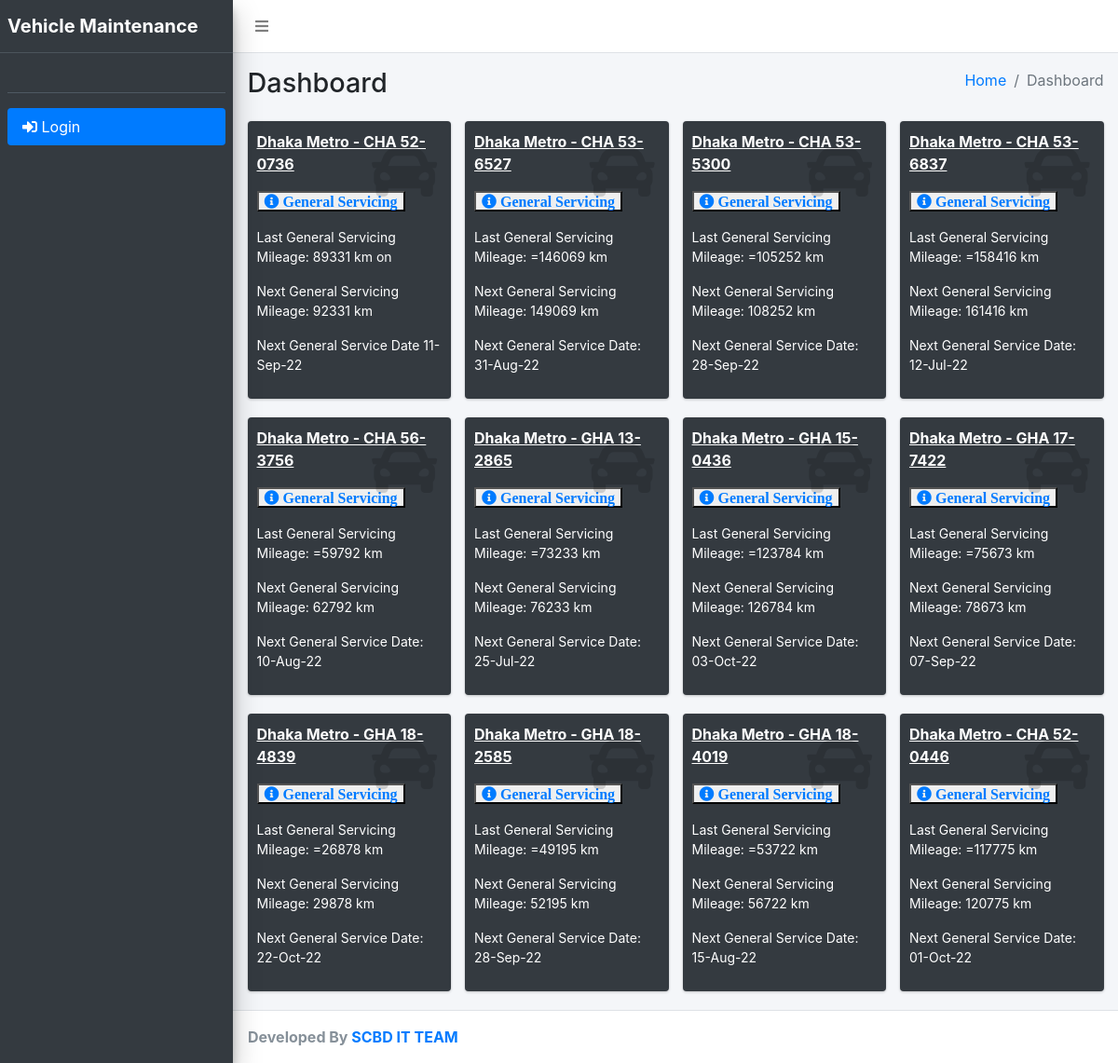
Before: / with the older database file.
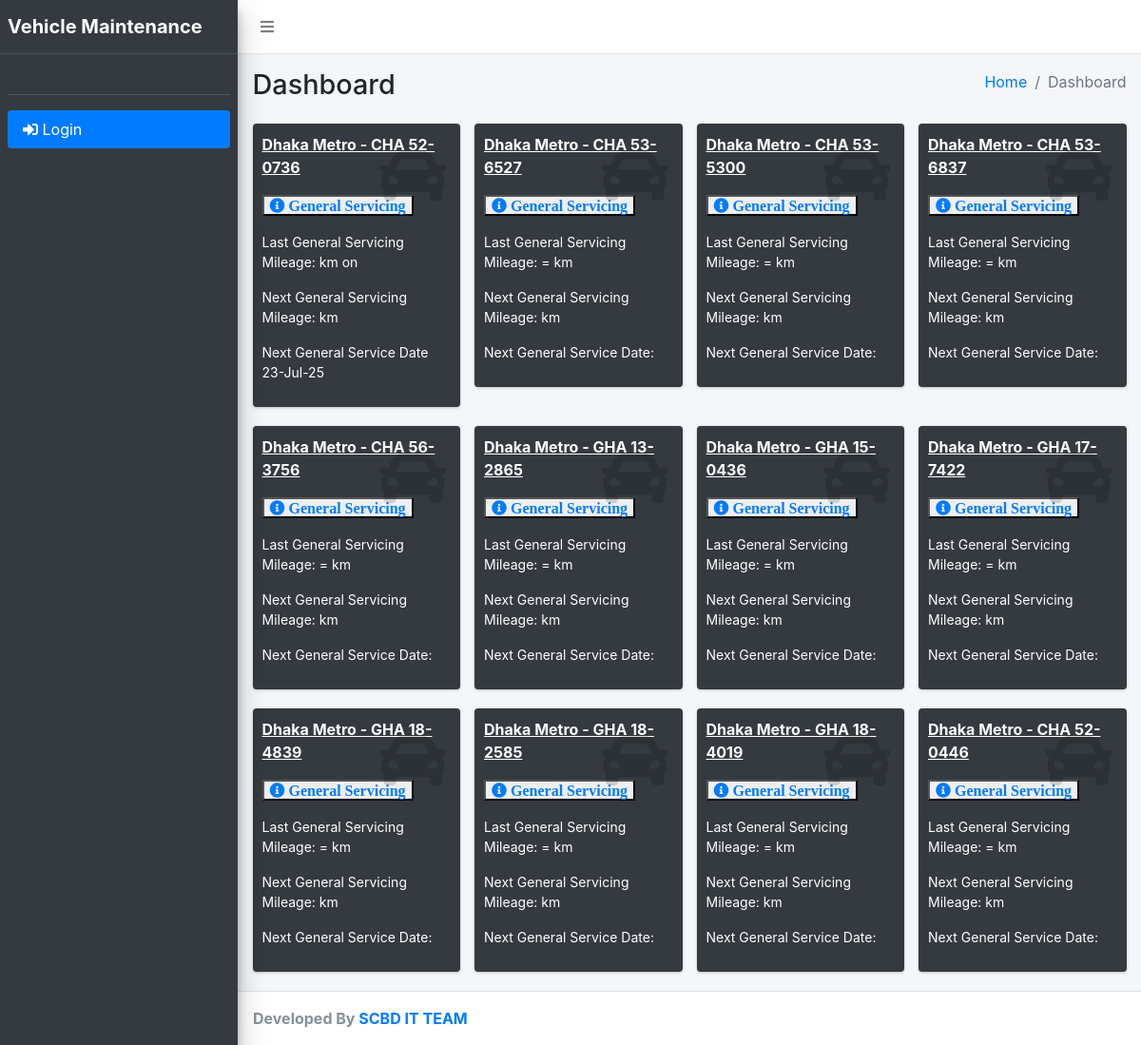
After: the same page with the newer database file.
### tables this page shows
CREATE TABLE `maintenance_forms` (
  `id` int NOT NULL,
  `vehicle_id` int NOT NULL,
  `driver_id` int NOT NULL,
  `project_id` int NOT NULL,
  `type_id` int NOT NULL,
  `previous_reading` varchar(100) NOT NULL,
  `current_reading` varchar(100) NOT NULL,
  `problems` longtext NOT NULL,
  `previous_date` varchar(100) NOT NULL,
  `curr_date` varchar(100) NOT NULL,
  `recommender_id` int NOT NULL,
  `approver_id` int NOT NULL,
  `repair_cost` varchar(100) DEFAULT NULL,
  `vendor` varchar(255) DEFAULT NULL,
  `submit_at` varchar(100) NOT NULL
);

### index.php (the view, shortened to what the rows shown need)
<?php
require_once('header.php');
require_once('layouts/class/dashboard.php');
$obj = new Dash;
$view1 = $obj->show_tab1();
$view2 = $obj->show_tab2();
$view3 = $obj->show_tab3();
$view4 = $obj->show_tab4();
$view5 = $obj->show_tab5();
$view6 = $obj->show_tab6();
$view7 = $obj->show_tab7();
$view8 = $obj->show_tab8();
$view9 = $obj->show_tab9();
$view10 = $obj->show_tab10();
$view11 = $obj->show_tab11();
$view12 = $obj->show_tab12();
?>
  <div class="content-wrapper">
    <div class="content-header">
      <div class="container-fluid">
        <div class="row mb-2">
          <div class="col-sm-6">
            <h1 class="m-0">Dashboard</h1>
          </div>
        </div>
      </div>
    </div>
    <section class="content">
      <div class="container-fluid">
        <div class="row">
          <div class="col-lg-3 col-6">
            <div class="small-box text-light bg-dark">
              <div class="inner">
               <p><u><b>Dhaka Metro - CHA 52-0736</b></u></p>
                  <?php
                  $value = "3000";
                  $rows = mysqli_fetch_array($view1);
                  ?>
                 <p><button class="fa fa-info-circle text-primary userinfo" data-id='<?php echo $rows["id"]?>' data-toggle="modal" data-target="#exampleModal"> General Servicing</button></p>
                <p style="font-size: 14px;">Last General Servicing Mileage: <?php if(isset($rows['current_reading'] )){ echo $rows['current_reading']; }?> km on
                </p>
                <p style="font-size: 14px;">Next General Servicing Mileage: <?php if(isset($rows['current_reading'] )){
                  echo $rows['current_reading'] + $value; }?> km</p>
                <p style="font-size: 14px;">Next General Service Date
                <?php
                  $timeStamp = $rows['curr_date'];
                  $timeStamp = date( "d-M-y", strtotime($timeStamp. '+90 days'));
                  echo $timeStamp;
                ?>
                </p>
              </div>
            </div>
          </div>
          <div class="col-lg-3 col-6">
             <div class="small-box text-light bg-dark">
              <div class="inner">
                <p><u><b>Dhaka Metro - CHA 53-6527</b></u></p>
                 <?php
                  $value = "3000";
                  $rows = mysqli_fetch_array($view2);
                  ?>
                 <p><button class="fa fa-info-circle text-primary userinfo" data-id='<?php echo $rows["id"]?>' data-toggle="modal" data-target="#exampleModal"> General Servicing</button></p>
                <p style="font-size: 14px;">Last General Servicing Mileage: =<?php echo $rows['current_reading'] ?> km</p>
                <p style="font-size: 14px;">Next General Servicing Mileage: <?php if($rows['current_reading'] != null){
                  echo $rows['current_reading'] + $value; }?> km
                </p>
                <p style="font-size: 14px;">Next General Service Date:
                <?php
                $timeStamp = $rows['curr_date'];
                if (isset($timeStamp)) {
                $timeStamp = date( "d-M-y", strtotime($timeStamp. '+90 days'));
                  echo $timeStamp;
                  }
                ?>
                </p>
              </div>
            </div>
          </div>
          <div class="col-lg-3 col-6">
             <div class="small-box text-light bg-dark">
              <div class="inner">
                <p><u><b>Dhaka Metro - CHA 53-5300</b></u></p>
                 <?php
                  $value = "3000";
                  $rows = mysqli_fetch_array($view3);
                  ?>
                 <p><button class="fa fa-info-circle text-primary userinfo" data-id='<?php echo $rows["id"]?>' data-toggle="modal" data-target="#exampleModal"> General Servicing</button></p>
                <p style="font-size: 14px;">Last General Servicing Mileage: =<?php echo $rows['current_reading'] ?> km</p>
                <p style="font-size: 14px;">Next General Servicing Mileage: <?php if($rows['current_reading'] != null){
                  echo $rows['current_reading'] + $value; }?> km
                </p>
                <p style="font-size: 14px;">Next General Service Date:
                <?php
                $timeStamp = $rows['curr_date'];
                if (isset($timeStamp)) {
                $timeStamp = date( "d-M-y", strtotime($timeStamp. '+90 days'));
                  echo $timeStamp;
                  }
                ?>
                </p>
              </div>
            </div>
          </div>
          <div class="col-lg-3 col-6">
             <div class="small-box text-light bg-dark">
              <div class="inner">
                <p><u><b>Dhaka Metro - CHA 53-6837</b></u></p>
                 <?php
                  $value = "3000";
                  $rows = mysqli_fetch_array($view4);
                  ?>
                 <p><button class="fa fa-info-circle text-primary userinfo" data-id='<?php echo $rows["id"]?>' data-toggle="modal" data-target="#exampleModal"> General Servicing</button></p>
                <p style="font-size: 14px;">Last General Servicing Mileage: =<?php echo $rows['current_reading'] ?> km</p>
                <p style="font-size: 14px;">Next General Servicing Mileage: <?php if($rows['current_reading'] != null){
                  echo $rows['current_reading'] + $value; }?> km</p>
                <p style="font-size: 14px;">Next General Service Date:
                <?php
                $timeStamp = $rows['curr_date'];
                if (isset($timeStamp)) {
                $timeStamp = date( "d-M-y", strtotime($timeStamp. '+90 days'));
                  echo $timeStamp;
                  }
                ?>
                </p>
              </div>
            </div>
          </div>
          <div class="col-lg-3 col-6">
             <div class="small-box text-light bg-dark">
              <div class="inner">
                <p><u><b>Dhaka Metro - CHA 56-3756</b></u></p>
                 <?php
                  $value = "3000";
                  $rows = mysqli_fetch_array($view5);
                  ?>
                 <p><button class="fa fa-info-circle text-primary userinfo" data-id='<?php echo $rows["id"]?>' data-toggle="modal" data-target="#exampleModal"> General Servicing</button></p>
                <p style="font-size: 14px;">Last General Servicing Mileage: =<?php echo $rows['current_reading'] ?> km</p>
                <p style="font-size: 14px;">Next General Servicing Mileage: <?php if($rows['current_reading'] != null){
                  echo $rows['current_reading'] + $value; }?> km
                </p>
                <p style="font-size: 14px;">Next General Service Date:
                <?php
                $timeStamp = $rows['curr_date'];
                if (isset($timeStamp)) {
                $timeStamp = date( "d-M-y", strtotime($timeStamp. '+90 days'));
                  echo $timeStamp;
                  }
                ?>
                </p>
              </div>
            </div>
          </div>
          <div class="col-lg-3 col-6">
             <div class="small-box text-light bg-dark">
              <div class="inner">
                <p><u><b>Dhaka Metro - GHA 13-2865</b></u></p>
                 <?php
                  $value = "3000";
                  $rows = mysqli_fetch_array($view6);
                  ?>
                 <p><button class="fa fa-info-circle text-primary userinfo" data-id='<?php echo $rows["id"]?>' data-toggle="modal" data-target="#exampleModal"> General Servicing</button></p>
                <p style="font-size: 14px;">Last General Servicing Mileage: =<?php echo $rows['current_reading'] ?> km</p>
                <p style="font-size: 14px;">Next General Servicing Mileage: <?php if($rows['current_reading'] != null){
                  echo $rows['current_reading'] + $value; }?> km
                </p>
                <p style="font-size: 14px;">Next General Service Date:
                <?php
                $timeStamp = $rows['curr_date'];
                if (isset($timeStamp)) {
                $timeStamp = date( "d-M-y", strtotime($timeStamp. '+90 days'));
                  echo $timeStamp;
                  }
                ?>
                </p>
              </div>
            </div>
          </div>
          <div class="col-lg-3 col-6">
             <div class="small-box text-light bg-dark">
              <div class="inner">
                <p><u><b>Dhaka Metro - GHA 15-0436</b></u></p>
                 <?php
                  $value = "3000";
                  $rows = mysqli_fetch_array($view7);
                  ?>
                 <p><button class="fa fa-info-circle text-primary userinfo" data-id='<?php echo $rows["id"]?>' data-toggle="modal" data-target="#exampleModal"> General Servicing</button></p>
                <p style="font-size: 14px;">Last General Servicing Mileage: =<?php echo $rows['current_reading'] ?> km</p>
                <p style="font-size: 14px;">Next General Servicing Mileage: <?php if($rows['current_reading'] != null){
                  echo $rows['current_reading'] + $value; }?> km
                </p>
                <p style="font-size: 14px;">Next General Service Date:
                <?php
                $timeStamp = $rows['curr_date'];
                if (isset($timeStamp)) {
                $timeStamp = date( "d-M-y", strtotime($timeStamp. '+90 days'));
                  echo $timeStamp;
                  }
                ?>
                </p>
              </div>
            </div>
          </div>
          <div class="col-lg-3 col-6">
             <div class="small-box text-light bg-dark">
              <div class="inner">
                <p><u><b>Dhaka Metro - GHA 17-7422</b></u></p>
                 <?php
                  $value = "3000";
                  $rows = mysqli_fetch_array($view8);
                  ?>
                 <p><button class="fa fa-info-circle text-primary userinfo" data-id='<?php echo $rows["id"]?>' data-toggle="modal" data-target="#exampleModal"> General Servicing</button></p>
                <p style="font-size: 14px;">Last General Servicing Mileage: =<?php echo $rows['current_reading'] ?> km</p>
                <p style="font-size: 14px;">Next General Servicing Mileage: <?php if($rows['current_reading'] != null){
                  echo $rows['current_reading'] + $value; }?> km
                </p>
                <p style="font-size: 14px;">Next General Service Date:
                <?php
                $timeStamp = $rows['curr_date'];
                if (isset($timeStamp)) {
                $timeStamp = date( "d-M-y", strtotime($timeStamp. '+90 days'));
                  echo $timeStamp;
                  }
                ?>
                </p>
              </div>
            </div>
          </div>
          <div class="col-lg-3 col-6">
             <div class="small-box text-light bg-dark">
              <div class="inner">
                <p><u><b>Dhaka Metro - GHA 18-4839</b></u></p>
                 <?php
                  $value = "3000";
                  $rows = mysqli_fetch_array($view9);
                  ?>
                 <p><button class="fa fa-info-circle text-primary userinfo" data-id='<?php echo $rows["id"]?>' data-toggle="modal" data-target="#exampleModal"> General Servicing</button></p>
                <p style="font-size: 14px;">Last General Servicing Mileage: =<?php echo $rows['current_reading'] ?> km</p>
                <p style="font-size: 14px;">Next General Servicing Mileage: <?php if($rows['current_reading'] != null){
                  echo $rows['current_reading'] + $value; }?> km
                </p>
                <p style="font-size: 14px;">Next General Service Date:
                <?php
                $timeStamp = $rows['curr_date'];
                if (isset($timeStamp)) {
                $timeStamp = date( "d-M-y", strtotime($timeStamp. '+90 days'));
                  echo $timeStamp;
                  }
                ?>
                </p>
              </div>
            </div>
          </div>
          <div class="col-lg-3 col-6">
             <div class="small-box text-light bg-dark">
              <div class="inner">
                <p><u><b>Dhaka Metro - GHA 18-2585</b></u></p>
                 <?php
                  $value = "3000";
                  $rows = mysqli_fetch_array($view10);
                  ?>
                 <p><button class="fa fa-info-circle text-primary userinfo" data-id='<?php echo $rows["id"]?>' data-toggle="modal" data-target="#exampleModal"> General Servicing</button></p>
                <p style="font-size: 14px;">Last General Servicing Mileage: =<?php echo $rows['current_reading'] ?> km</p>
                <p style="font-size: 14px;">Next General Servicing Mileage: <?php if($rows['current_reading'] != null){
                  echo $rows['current_reading'] + $value; }?> km
                </p>
                <p style="font-size: 14px;">Next General Service Date:
                <?php
                $timeStamp = $rows['curr_date'];
                if (isset($timeStamp)) {
                $timeStamp = date( "d-M-y", strtotime($timeStamp. '+90 days'));
                  echo $timeStamp;
                  }
                ?>
                </p>
              <div class="icon">
                <i class="fas fa-car"></i>
              </div>
            </div>
          </div>
      </div>
          <div class="col-lg-3 col-6">
             <div class="small-box text-light bg-dark">
              <div class="inner">
                <p><u><b>Dhaka Metro - GHA 18-4019</b></u></p>
                 <?php
                  $value = "3000";
                  $rows = mysqli_fetch_array($view11);
                  ?>
                 <p><button class="fa fa-info-circle text-primary userinfo" data-id='<?php echo $rows["id"]?>' data-toggle="modal" data-target="#exampleModal"> General Servicing</button></p>
                <p style="font-size: 14px;">Last General Servicing Mileage: =<?php echo $rows['current_reading'] ?> km</p>
                <p style="font-size: 14px;">Next General Servicing Mileage: <?php if($rows['current_reading'] != null){
                  echo $rows['current_reading'] + $value; }?> km
                </p>
                <p style="font-size: 14px;">Next General Service Date:
                <?php
                $timeStamp = $rows['curr_date'];
                if (isset($timeStamp)) {
                $timeStamp = date( "d-M-y", strtotime($timeStamp. '+90 days'));
                  echo $timeStamp;
                  }
                ?>
                </p>
              </div>
            </div>
          </div>
            <div class="col-lg-3 col-6">
             <div class="small-box text-light bg-dark">
              <div class="inner">
                <p><u><b>Dhaka Metro - CHA 52-0446</b></u></p>
                 <?php
                  $value = "3000";
                  $rows = mysqli_fetch_array($view12);
                  ?>
                 <p><button class="fa fa-info-circle text-primary userinfo" data-id='<?php echo $rows["id"]?>' data-toggle="modal" data-target="#exampleModal"> General Servicing</button></p>
                <p style="font-size: 14px;">Last General Servicing Mileage: =<?php echo $rows['current_reading'] ?> km</p>
                <p style="font-size: 14px;">Next General Servicing Mileage: <?php if($rows['current_reading'] != null){
                  echo $rows['current_reading'] + $value; }?> km
                </p>
                <p style="font-size: 14px;">Next General Service Date:
                <?php
                $timeStamp = $rows['curr_date'];
                if (isset($timeStamp)) {
                $timeStamp = date( "d-M-y", strtotime($timeStamp. '+90 days'));
                  echo $timeStamp;
                  }
                ?>
                </p>
              </div>
            </div>
          </div>
        </div>
      </div>
    </section>
  </div>
  </div>
<?php require ('footer.php'); ?>

Changed rows visible on the page:
removed maintenance_forms: current_reading "89331", $rows['current_reading'] + $value "92331", curr_date "11-Sep-22"
removed maintenance_forms: current_reading "146069", $rows['current_reading'] + $value "149069", curr_date "31-Aug-22"
removed maintenance_forms: current_reading "105252", $rows['current_reading'] + $value "108252", curr_date "28-Sep-22"
removed maintenance_forms: current_reading "158416", $rows['current_reading'] + $value "161416", curr_date "12-Jul-22"
removed maintenance_forms: current_reading "59792", $rows['current_reading'] + $value "62792", curr_date "10-Aug-22"
removed maintenance_forms: current_reading "73233", $rows['current_reading'] + $value "76233", curr_date "25-Jul-22"
removed maintenance_forms: current_reading "123784", $rows['current_reading'] + $value "126784", curr_date "03-Oct-22"
removed maintenance_forms: current_reading "75673", $rows['current_reading'] + $value "78673", curr_date "07-Sep-22"
removed maintenance_forms: current_reading "26878", $rows['current_reading'] + $value "29878", curr_date "22-Oct-22"
removed maintenance_forms: current_reading "49195", $rows['current_reading'] + $value "52195", curr_date "28-Sep-22"
removed maintenance_forms: current_reading "53722", $rows['current_reading'] + $value "56722", curr_date "15-Aug-22"
removed maintenance_forms: current_reading "117775", $rows['current_reading'] + $value "120775", curr_date "01-Oct-22"
Other visible differences:
$timeStamp: (not shown) → "23-Jul-25"
